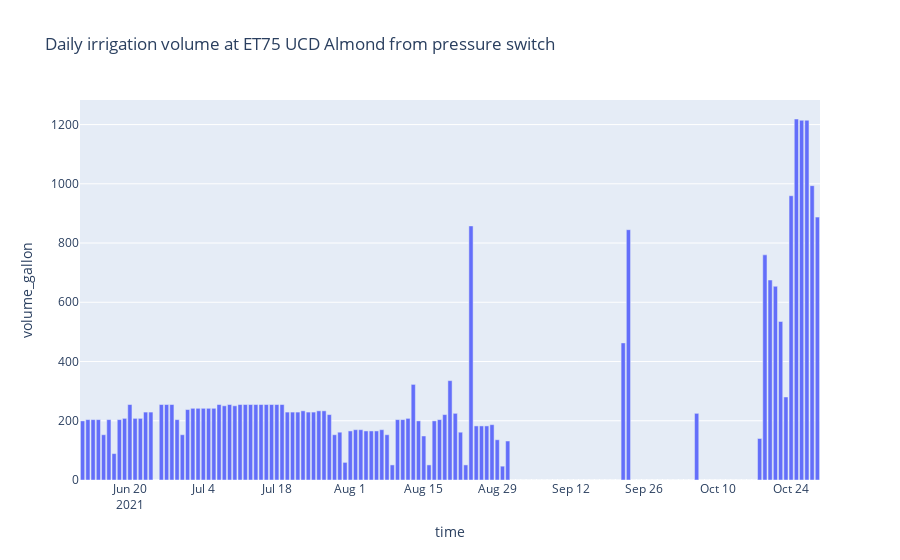

This figure's notebook cell:
### Code cell
### Plotting

irrigation_hourly_ET75=irrigation_hourly_ET75.reset_index()
fig = px.bar(irrigation_hourly_ET75, x='time', y='volume_gallon', title  ='Daily irrigation volume at ET75 UCD Almond from pressure switch')
fig.show()

### Figure 1 — Plotly figure (JSON) as saved in the notebook; plotly's stock layout.template omitted (floating-point values rounded to 4 significant figures; data arrays with more than 128 entries replaced by an {"elided": "..."} marker saying what was removed)
{"data": [{"alignmentgroup": "True", "hovertemplate": "time=%{x}<br>volume_gallon=%{y}<extra></extra>", "legendgroup": "", "marker": {"color": "#636efa", "pattern": {"shape": ""}}, "name": "", "offsetgroup": "", "orientation": "v", "showlegend": false, "textposition": "auto", "type": "bar", "x": {"elided": "141 str values"}, "xaxis": "x", "y": {"elided": "141 float values"}, "yaxis": "y"}], "layout": {"autosize": true, "barmode": "relative", "legend": {"tracegroupgap": 0}, "title": {"text": "Daily irrigation volume at ET75 UCD Almond from pressure switch"}, "xaxis": {"anchor": "y", "autorange": true, "domain": [0, 1], "range": ["2021-06-10 12:00", "2021-10-29 12:00"], "title": {"text": "time"}, "type": "date"}, "yaxis": {"anchor": "x", "autorange": true, "domain": [0, 1], "range": [0, 1283.0], "title": {"text": "volume_gallon"}, "type": "linear"}}}
